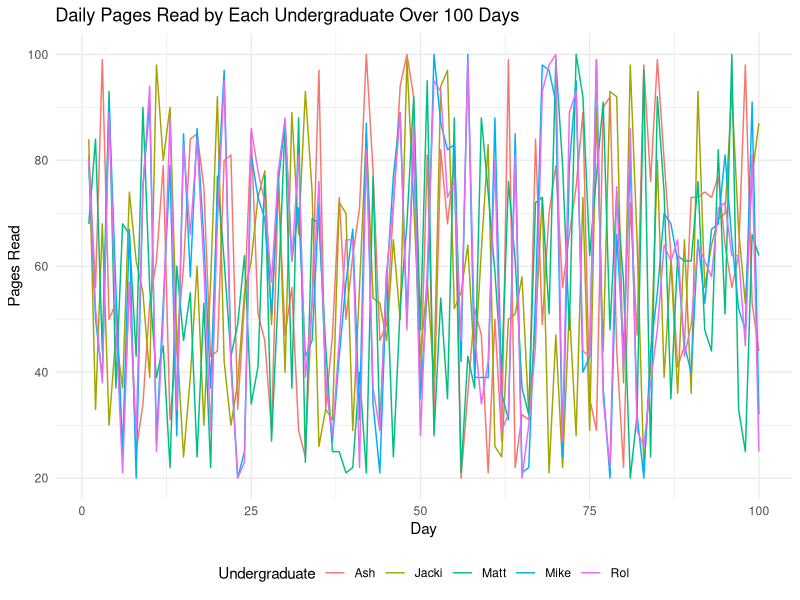

Recreate this plot in R.
library(tidyverse)

set.seed(42) 

# Parameters
n_days <- 100
min_pages <- 20
max_pages <- 100
people <- c('Matt', 'Ash', 'Jacki', 'Rol', 'Mike')

# Simulate independent reading for Matt, Ash, and Jacki
independent_readings <- tibble(
  Person = rep(people[1:3], each = n_days),
  Day = rep(1:n_days, times = 3),
  Pages = sample(min_pages:max_pages, size = n_days * 3, replace = TRUE)
)

# Simulate correlated reading for Rol and Mike (the couple)
rol_readings <- sample(min_pages:max_pages, size = n_days, replace = TRUE)
mike_readings <- rol_readings + sample(-10:10, size = n_days, replace = TRUE)
mike_readings <- pmax(pmin(mike_readings, max_pages), min_pages) # Ensuring within bounds

couple_readings <- tibble(
  Person = rep(c('Rol', 'Mike'), each = n_days),
  Day = rep(1:n_days, times = 2),
  Pages = c(rol_readings, mike_readings)
)

# Combine all readings
all_readings <- bind_rows(independent_readings, couple_readings)

# Convert to wide format for analysis
reading_data_wide <- all_readings %>% 
  pivot_wider(names_from = Day, values_from = Pages)

# Calculate average pages read by each person
avg_pages_read <- reading_data_wide %>% 
  select(-Person) %>% 
  summarise(across(everything(), mean, na.rm = TRUE)) %>% 
  pivot_longer(everything(), names_to = "Person", values_to = "AveragePages")

# Calculate correlation between Rol and Mike's readings
correlation_rol_mike <- all_readings %>% 
  filter(Person %in% c('Rol', 'Mike')) %>% 
  spread(key = Person, value = Pages) %>% 
  summarise(correlation = cor(Rol, Mike)) %>% 
  .$correlation

print("Average pages read by each person:")
print(avg_pages_read)
print("\nCorrelation between Rol and Mike's readings:")
print(correlation_rol_mike)

# Draw Graph
library(tidyverse)

# Assuming all_readings contains the simulated data from the previous step
# all_readings <- bind_rows(independent_readings, couple_readings)

# Visualize the reading data
ggplot(all_readings, aes(x = Day, y = Pages, color = Person)) +
  geom_line() + 
  theme_minimal() +
  labs(title = "Daily Pages Read by Each Undergraduate Over 100 Days",
       x = "Day",
       y = "Pages Read",
       color = "Undergraduate") +
  theme(legend.position = "bottom")
